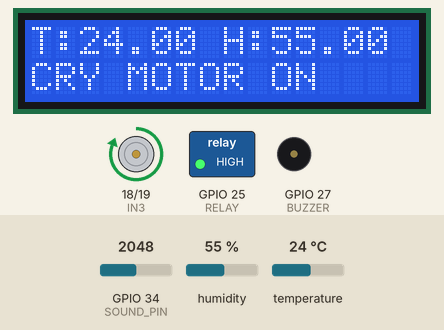
Bench run of a sketch on a simulated ESP32. Parts: 16×2 character LCD, motor-driver pin pairs drawn as motors (green arrow = first pin HIGH = forward, orange = second pin HIGH = backward, longer = more drive), switched loads named in the sketch (green lamp = pin HIGH), buzzer (waves = sounding, pin HIGH). Inputs (shaded band) come from the test bench; at power-on: temperature 24 °C, humidity 55 %, GPIO 34 (SOUND_PIN) = 2048. What the sketch prints to the serial monitor is not drawn.

Above: at 3.2 s.
3.3 s: temperature set to 30 °C
At 4.5 s:
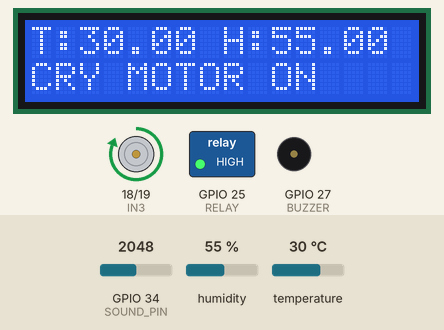
5.7 s: temperature set to 33 °C
At 7.5 s:
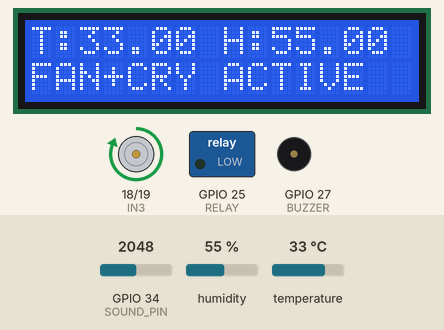
7.8 s: humidity set to 69 %
At 9.6 s:
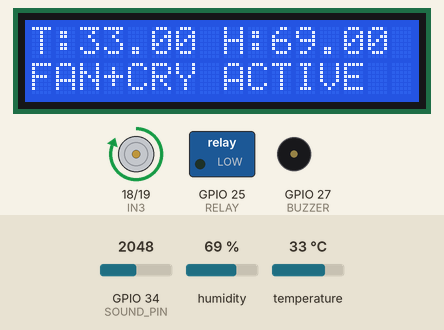
9.9 s: humidity set to 72 %
At 11.6 s:
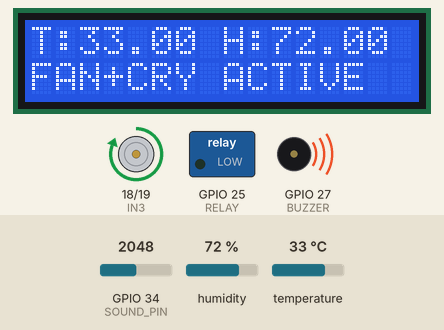
12.0 s: temperature set to 12 °C
At 13.6 s:
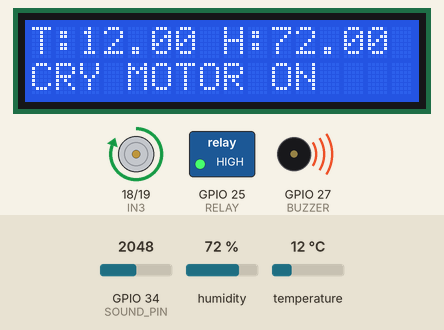
Timing chart, 0 to 15.1 s (numbered marks = the images above; inputs shaded):
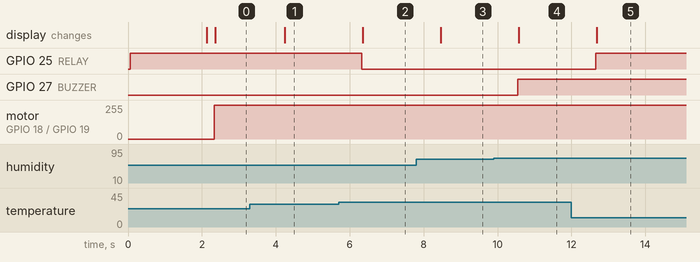

Measured:
- the behaviour switches between 31 and 32 °C on temperature (found by bisection; images 1 and 2)
- the behaviour switches between 70 and 71 % on humidity (found by bisection; images 3 and 4)
- after the input at 3.3 s, the display: changes after 0.94 s (image 1)
- after the input at 5.7 s, GPIO 25 (RELAY): HIGH → LOW after 0.62 s; the display: changes after 0.65 s (image 2)
- after the input at 7.8 s, the display: changes after 0.66 s (image 3)
- after the input at 9.9 s, GPIO 27 (BUZZER): LOW → HIGH after 0.64 s; the display: changes after 0.67 s (image 4)
- after the input at 12.0 s, GPIO 25 (RELAY): LOW → HIGH after 0.65 s; the display: changes after 0.68 s (image 5)

The sketch:

smart_cradle.ino
```cpp
#include <Wire.h>
#include <LiquidCrystal_I2C.h>
#include <DHT.h>
#include "soc/soc.h"
#include "soc/rtc_cntl_reg.h"

// -------- PINS --------
#define DHTPIN 4
#define DHTTYPE DHT11
#define SOUND_PIN 34
#define RELAY 25
#define BUZZER 27
#define IN3 18
#define IN4 19

LiquidCrystal_I2C lcd(0x27, 16, 2);
DHT dht(DHTPIN, DHTTYPE);

// -------- SETTINGS --------
float tempThreshold = 31.0;
float humidityThreshold = 70.0;
int soundThreshold = 1400;

// -------- VARIABLES --------
int soundCount = 0;
bool crying = false;

unsigned long motorStartTime = 0;
bool motorRunning = false;

void setup() {
  Serial.begin(115200);

  // prevent reset issues
  WRITE_PERI_REG(RTC_CNTL_BROWN_OUT_REG, 0);

  Wire.begin(21, 22);
  lcd.init();
  lcd.backlight();

  dht.begin();

  pinMode(RELAY, OUTPUT);
  pinMode(BUZZER, OUTPUT);
  pinMode(IN3, OUTPUT);
  pinMode(IN4, OUTPUT);

  digitalWrite(RELAY, HIGH); // OFF
  digitalWrite(BUZZER, LOW);
  digitalWrite(IN3, LOW);
  digitalWrite(IN4, LOW);

  lcd.print("Smart Cradle");
  delay(2000);
  lcd.clear();
}

void loop() {

  float temp = dht.readTemperature();
  float hum  = dht.readHumidity();
  int soundValue = analogRead(SOUND_PIN);

  Serial.print("T:");
  Serial.print(temp);
  Serial.print(" H:");
  Serial.print(hum);
  Serial.print(" S:");
  Serial.println(soundValue);

  // -------- FAN --------
  bool fanOn = (!isnan(temp) && temp > tempThreshold);
  digitalWrite(RELAY, fanOn ? LOW : HIGH);

  // -------- BUZZER --------
  digitalWrite(BUZZER, (hum > humidityThreshold) ? HIGH : LOW);

  // -------- CRY DETECTION --------
  if (soundValue > soundThreshold) {
    soundCount++;
  } else {
    soundCount = 0;
  }

  crying = (soundCount > 1);

  // -------- MOTOR TIMER --------
  if (crying) {
    motorRunning = true;
    motorStartTime = millis();
  }

  bool cryMotorOn = motorRunning && (millis() - motorStartTime < 30000);

  if (cryMotorOn) {
    digitalWrite(IN3, HIGH);
    digitalWrite(IN4, LOW);
  } else {
    digitalWrite(IN3, LOW);
    digitalWrite(IN4, LOW);
    motorRunning = false;
  }

  // -------- LCD --------
  lcd.setCursor(0, 0);
  lcd.print("T:");
  lcd.print(temp);
  lcd.print(" H:");
  lcd.print(hum);
  lcd.print("   ");

  lcd.setCursor(0, 1);

  if (fanOn && cryMotorOn) {
    lcd.print("FAN+CRY ACTIVE ");
  }
  else if (cryMotorOn) {
    lcd.print("CRY MOTOR ON   ");
  }
  else if (fanOn) {
    lcd.print("FAN ON         ");
  }
  else {
    lcd.print("MONITORING     ");
  }

  delay(200);
}
```
